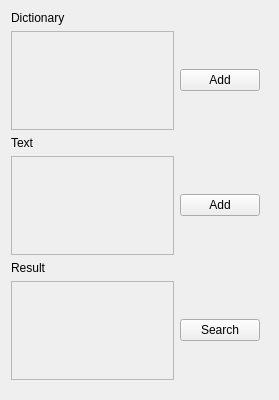
<?xml version="1.0" encoding="UTF-8"?>
<ui version="4.0">
 <class>cososys_qtClass</class>
 <widget class="QWidget" name="cososys_qtClass">
  <property name="geometry">
   <rect>
    <x>0</x>
    <y>0</y>
    <width>279</width>
    <height>400</height>
   </rect>
  </property>
  <property name="windowTitle">
   <string>cososys_qt</string>
  </property>
  <widget class="QWidget" name="gridLayoutWidget">
   <property name="geometry">
    <rect>
     <x>0</x>
     <y>0</y>
     <width>271</width>
     <height>391</height>
    </rect>
   </property>
   <layout class="QGridLayout" name="gridLayout">
    <item row="1" column="0">
     <widget class="QTextEdit" name="text_dictionary">
      <property name="enabled">
       <bool>false</bool>
      </property>
     </widget>
    </item>
    <item row="0" column="0">
     <widget class="QLabel" name="label_dictionary">
      <property name="text">
       <string>Dictionary</string>
      </property>
     </widget>
    </item>
    <item row="4" column="0">
     <widget class="QLabel" name="label_result">
      <property name="text">
       <string>Result</string>
      </property>
     </widget>
    </item>
    <item row="3" column="0">
     <widget class="QTextEdit" name="text_text">
      <property name="enabled">
       <bool>false</bool>
      </property>
     </widget>
    </item>
    <item row="2" column="0">
     <widget class="QLabel" name="label_text">
      <property name="text">
       <string>Text</string>
      </property>
     </widget>
    </item>
    <item row="5" column="0">
     <widget class="QTextEdit" name="text_result">
      <property name="enabled">
       <bool>false</bool>
      </property>
     </widget>
    </item>
    <item row="1" column="1">
     <widget class="QPushButton" name="button_add_dictionary">
      <property name="text">
       <string>Add</string>
      </property>
     </widget>
    </item>
    <item row="3" column="1">
     <widget class="QPushButton" name="button_add_text">
      <property name="text">
       <string>Add</string>
      </property>
     </widget>
    </item>
    <item row="5" column="1">
     <widget class="QPushButton" name="button_search">
      <property name="text">
       <string>Search</string>
      </property>
     </widget>
    </item>
   </layout>
  </widget>
 </widget>
 <layoutdefault spacing="6" margin="11"/>
 <resources>
  <include location="cososys_qt.qrc"/>
 </resources>
 <connections/>
</ui>
